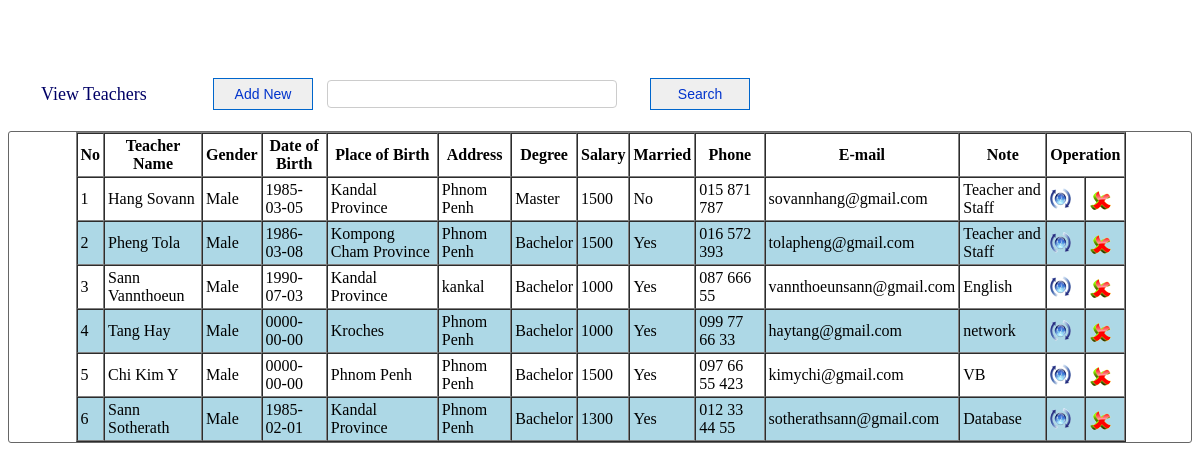
Screenshot of /View_Teachers.php with the database file from the repository.
### tables this page shows
CREATE TABLE IF NOT EXISTS `teacher_tbl` (
  `teacher_id` int(10) unsigned NOT NULL AUTO_INCREMENT,
  `f_name` varchar(30) NOT NULL,
  `l_name` varchar(30) NOT NULL,
  `gender` char(10) NOT NULL,
  `dob` date NOT NULL,
  `pob` varchar(100) NOT NULL,
  `address` varchar(100) NOT NULL,
  `degree` varchar(50) NOT NULL,
  `salary` float NOT NULL,
  `married` char(10) NOT NULL,
  `phone` varchar(50) NOT NULL,
  `email` varchar(50) NOT NULL,
  `note` varchar(100) NOT NULL,
  PRIMARY KEY (`teacher_id`)
);

### View_Teachers.php (the view, shortened to what this page needs)
<!DOCTYPE html PUBLIC "-//W3C//DTD XHTML 1.0 Transitional//EN" "http://www.w3.org/TR/xhtml1/DTD/xhtml1-transitional.dtd">
<html xmlns="http://www.w3.org/1999/xhtml">
<head>
<link rel="stylesheet" type="text/css" href="css/style_view.css" />
</head>
<body>
<div id="style_div" >
<form method="post">
<table width="755">
	<tr>
    	<td width="190px" style="font-size:18px; color:#006; text-indent:30px;">View Teachers</td>
        <td><a href="?tag=Teachers_Entry"><input type="button" title="Add new Teachers" name="butAdd" value="Add New" id="button-search" /></a></td>
        <td><input type="text" name="searchtxt" title="Enter name for search " class="search" autocomplete="off"/></td>
        <td style="float:right"><input type="submit" name="btnsearch" value="Search" id="button-search" title="Search Teacher" /></td>
    </tr>
</table>
</form>
</div>
<br />
<div id="content-input">
	 <table border="1" width="1050px" align="center" cellpadding="3" class="table" cellspacing="0">
        <tr>
            <th>No</th>
            <th>Teacher Name</th>
            <th>Gender</th>
            <th>Date of Birth</th>
            <th>Place of Birth</th>
            <th>Address</th>
            <th>Degree</th>
            <th>Salary</th>
            <th>Married</th>
            <th>Phone</th>
            <th>E-mail</th>
            <th>Note</th>
            <th colspan="2">Operation</th>
        </tr>
         <?php
		 $key="";
	if($key !="")
		$sql_sel=mysql_query("SElECT * FROM teacher_tbl WHERE f_name  like '%$key%' or l_name like '%$key%'");
	else
        $sql_sel=mysql_query("SELECT * FROM teacher_tbl");
    $i=0;
    while($row=mysql_fetch_array($sql_sel)){
    $i++;
    $color=($i%2==0)?"lightblue":"white";
    ?>
      <tr bgcolor="<?php echo $color?>">
            <td><?php echo $i;?></td>
            <td><?php echo $row['f_name']."    ".$row['l_name'];?></td>
            <td><?php echo $row['gender'];?></td>
            <td><?php echo $row['dob'];?></td>
            <td><?php echo $row['pob'];?></td>
            <td><?php echo $row['address'];?></td>
            <td><?php echo $row['degree'];?></td>
            <td><?php echo $row['salary'];?></td>
            <td><?php echo $row['married'];?></td>
            <td><?php echo $row['phone'];?></td>
            <td><?php echo $row['email'];?></td>
            <td><?php echo $row['note'];?></td>
            <td><a href="?tag=Teachers_Entry&opr=upd&rs_id=<?php echo $row['teacher_id'];?>" title="Upate"><img src="picture/update.png" /></a></td>
            <td><a href="?tag=View_Teachers&opr=del&rs_id=<?php echo $row['teacher_id'];?>" title="Delete"><img src="picture/delete.png" /></a></td>
        </tr>
    <?php
    }
    ?>
    </table>
</div>
</body>
</html>

### css/style_view.css (style rules this page uses)
#style_div { height:auto; margin-top:75px; }
#content-input { border:1px solid #666; padding-left:1px; border-radius: 3px 3px 3px 3px; overflow: auto; }
#button-search { font-family:Arial, Helvetica, sans-serif; font-size:14px; width:100px; height:32px; float:right; margin-right:10px; repeat-x top center; border: 1px solid #06C; -moz-border-radius: 5px; color:#03C; }
.search { padding:4px; border:1px #CCC solid; border-radius: 4px 4px 4px 4px; -moz-border-radius: 8px; background:#FFF; color:#006; font-family:Arial, Helvetica, sans-serif; font-size:16px; width:280px; float:left; }

### rows the page displays
teacher_tbl: f_name "Hang", l_name "Sovann", gender "Male", dob "1985-03-05", pob "Kandal Province", address "Phnom Penh", degree "Master", salary "1500", married "No", phone "015 871 787", email "sovannhang@gmail.com", note "Teacher and Staff"
teacher_tbl: f_name "Pheng", l_name "Tola", gender "Male", dob "1986-03-08", pob "Kompong Cham Province", address "Phnom Penh", degree "Bachelor", salary "1500", married "Yes", phone "016 572 393", email "tolapheng@gmail.com", note "Teacher and Staff"
teacher_tbl: f_name "Sann", l_name "Vannthoeun", gender "Male", dob "1990-07-03", pob "Kandal Province", address "kankal", degree "Bachelor", salary "1000", married "Yes", phone "087 666 55", email "vannthoeunsann@gmail.com", note "English"
teacher_tbl: f_name "Tang", l_name "Hay", gender "Male", dob "0000-00-00", pob "Kroches", address "Phnom Penh", degree "Bachelor", salary "1000", married "Yes", phone "099 77 66 33", email "haytang@gmail.com", note "network"
teacher_tbl: f_name "Chi", l_name "Kim Y", gender "Male", dob "0000-00-00", pob "Phnom Penh", address "Phnom Penh", degree "Bachelor", salary "1500", married "Yes", phone "097 66 55 423", email "kimychi@gmail.com", note "VB"
teacher_tbl: f_name "Sann", l_name "Sotherath", gender "Male", dob "1985-02-01", pob "Kandal Province", address "Phnom Penh", degree "Bachelor", salary "1300", married "Yes", phone "012 33 44 55", email "sotherathsann@gmail.com", note "Database"
